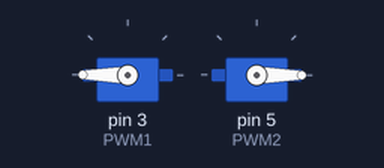
Simulated run of this sketch. Board: Arduino Uno, built with avr-gcc and run on an emulated ATmega328P. Shown: 2 × servo.

Above: at 0.05 s.
At 1.85 s:
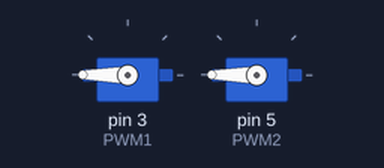
At 2.4 s:
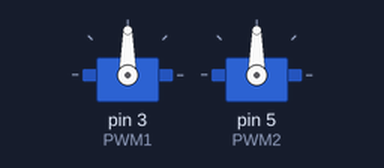
Timing chart, 0 to 5.5 s (numbered marks = the images above):
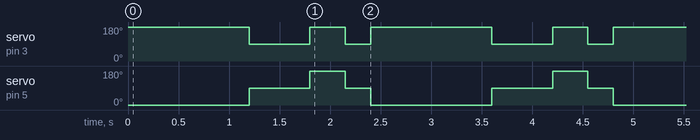

The sketch:

Attempted_Square.ino
```cpp
#include <Servo.h>
 Servo Motor1;
Servo Motor2;
 void setup() {
  // put your setup code here, to run once:
    int PWM1 = 3;
    int PWM2 = 5;
    pinMode(PWM1, OUTPUT);
    pinMode(PWM2, OUTPUT);
    Motor1.attach(PWM1);
    Motor2.attach(PWM2);
}
 void loop() {
  // put your main code here, to run repeatedly:
    Motor1.write(180);
    Motor2.write(0);
    delay(1200);
    Motor1.write(90);
    Motor2.write(90);
    delay(600);
    turn();
}
 void turn(){
    Motor1.write(180);
    Motor2.write(180);
    delay(350);
    Motor1.write(90);
    Motor2.write(90);
    delay(250);
    return;
}
```

Measured:
- by itself, servo on pin 3 (PWM1): repeats every 2.4 s: 180° 0.35 s, 90° 0.25 s, 180° 1.2 s, 90° 0.60 s
- by itself, servo on pin 5 (PWM2): repeats every 2.4 s: 180° 0.35 s, 90° 0.25 s, 0° 1.2 s, 90° 0.60 s
